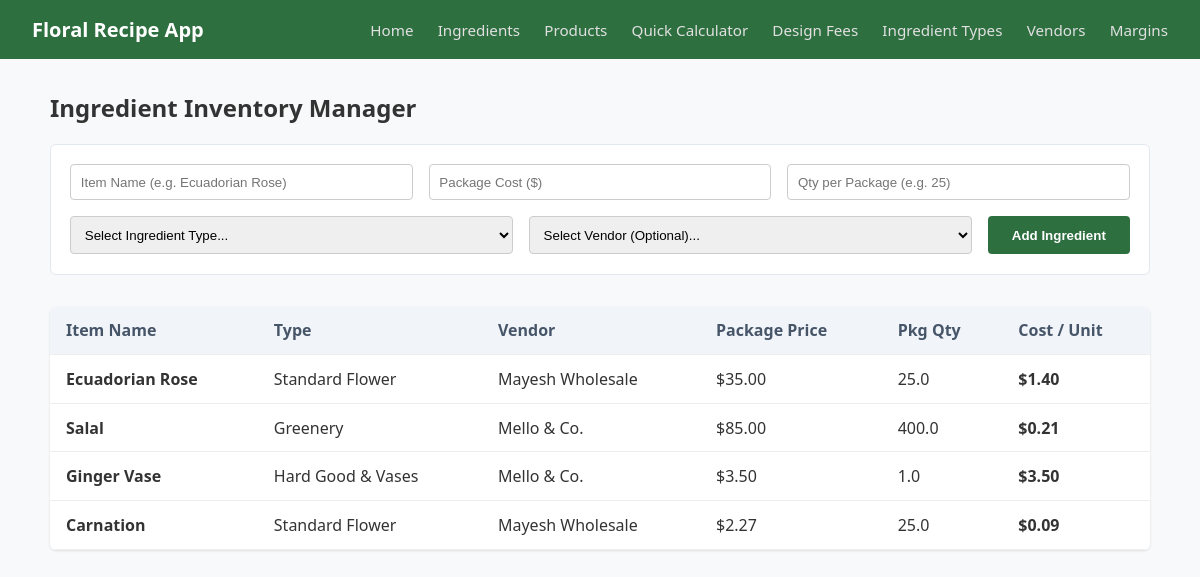
The page /ingredients on the database as committed earlier.
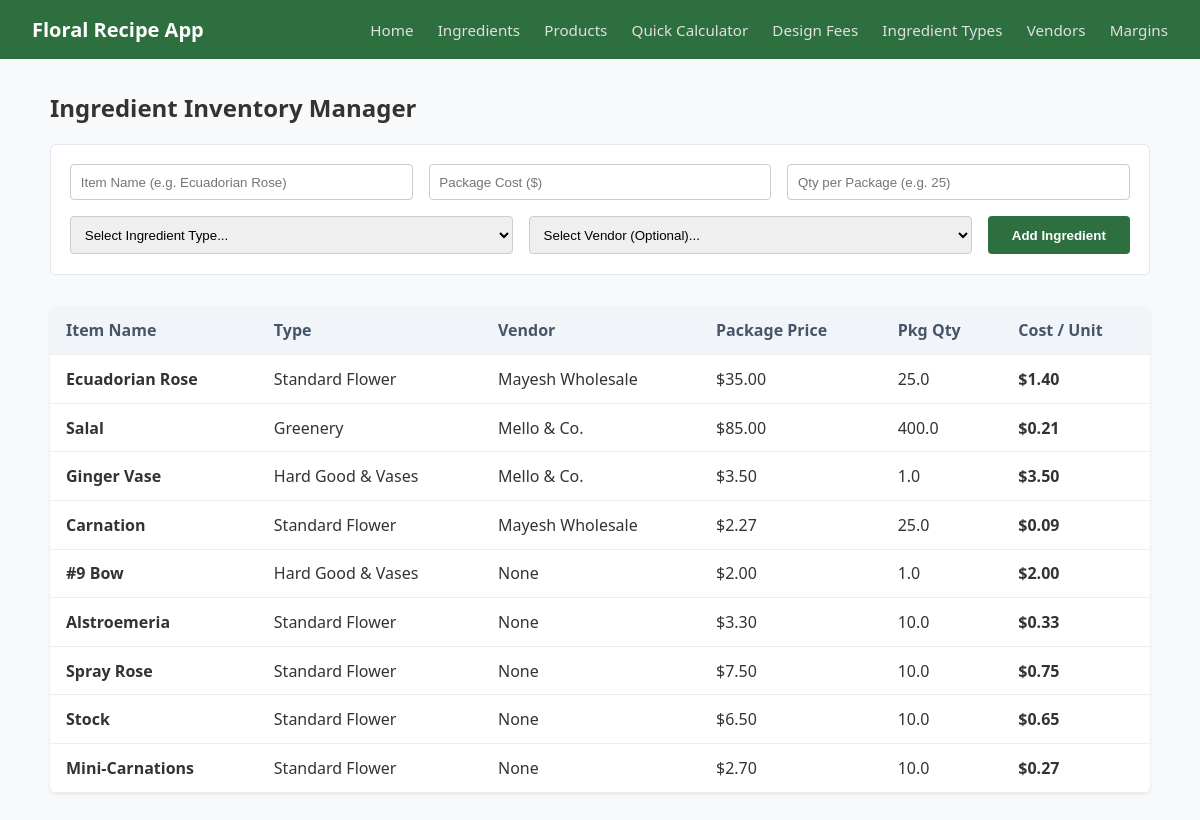
The same page on the database as committed later.
### models.py (models this page shows, shortened)
class Ingredient(db.Model):
    __tablename__ = 'ingredients'
    id = db.Column(db.Integer, primary_key=True)
    name = db.Column(db.String(100), nullable=False)
    cost_per_pkg = db.Column(db.Float, nullable=False)
    qty_per_pkg = db.Column(db.Float, nullable=False)
    ingredient_type_id = db.Column(db.Integer, db.ForeignKey('ingredient_types.id'), nullable=False)
    vendor_id = db.Column(db.Integer, db.ForeignKey('vendors.id'), nullable=True)

class IngredientType(db.Model):
    __tablename__ = 'ingredient_types'
    id = db.Column(db.Integer, primary_key=True)
    name = db.Column(db.String(50), nullable=False, unique=True) # e.g. Flower, Filler, Supply
    markup = db.Column(db.Float, default=4.0) # Multiplier
    ingredients = db.relationship('Ingredient', backref='type_info', lazy=True)

class Vendor(db.Model):
    __tablename__ = 'vendors'
    id = db.Column(db.Integer, primary_key=True)
    name = db.Column(db.String(100), nullable=False)
    ingredients = db.relationship('Ingredient', backref='vendor', lazy=True)

### app.py (the view, shortened to what this page needs)
@app.route('/ingredients', methods=['GET', 'POST'])
def ingredients():
    all_ingredients = models.Ingredient.query.all()
    all_types = models.IngredientType.query.all()
    all_vendors = models.Vendor.query.all()
    return render_template(
        'ingredients.html',
        ingredients=all_ingredients,
        types=all_types,
        vendors=all_vendors
    )

### templates/ingredients.html (shortened to what this page needs)
{% extends 'base.html' %}
{% block content %}
<h2>Ingredient Inventory Manager</h2>
<form method="POST" class="form-stacked">
    <div class="form-row">
        <input type="text" name="name" placeholder="Item Name (e.g. Ecuadorian Rose)" required>
        <input type="number" step="0.01" name="cost_per_pkg" placeholder="Package Cost ($)" required>
        <input type="number" step="0.1" name="qty_per_pkg" placeholder="Qty per Package (e.g. 25)" required>
    </div>
    <div class="form-row">
        <select name="ingredient_type_id" required>
            <option value="" disabled selected>Select Ingredient Type...</option>
        </select>
        <select name="vendor_id">
            <option value="">Select Vendor (Optional)...</option>
        </select>
        <button type="submit">Add Ingredient</button>
    </div>
</form>
<table class="data-table">
    <thead>
        <tr>
            <th>Item Name</th>
            <th>Type</th>
            <th>Vendor</th>
            <th>Package Price</th>
            <th>Pkg Qty</th>
            <th>Cost / Unit</th>
        </tr>
    </thead>
    <tbody>
        {% for item in ingredients %}
        <tr>
            <td><strong>{{ item.name }}</strong></td>
            <td>{{ item.type_info.name if item.type_info else 'N/A' }}</td>
            <td>{{ item.vendor.name if item.vendor.name else 'None' }}</td>
            <td>${{ "%.2f"|format(item.cost_per_pkg) }}</td>
            <td>{{ item.qty_per_pkg }}</td>
            <td><strong>${{ "%.2f"|format(item.cost_per_pkg / item.qty_per_pkg) }}</strong></td>
        </tr>
        {% else %}
        <tr><td colspan="6">No ingredients found in inventory. Add one above!</td></tr>
        {% endfor %}
    </tbody>
</table>
{% endblock %}

### templates/base.html (shortened to what this page needs)
<!DOCTYPE html>
<html lang="en">
<head>
    <link rel="stylesheet" href="{{ url_for('static', filename='css/main.css') }}">
</head>
<body>
    <header class="navbar">
        <div class="logo">
            <a href="{{ url_for('index') }}">Floral Recipe App</a>
        </div>
        <nav class="nav-links">
            <a href="{{ url_for('index') }}">Home</a>
            <a href="{{ url_for('ingredients') }}">Ingredients</a>
            <a href="{{ url_for('products') }}">Products</a>
            <a href="{{ url_for('temp_calculator') }}">Quick Calculator</a>
            <a href="{{ url_for('design_fees') }}">Design Fees</a>
            <a href="{{ url_for('ingredient_types') }}">Ingredient Types</a>
            <a href="{{ url_for('vendors') }}">Vendors</a>
            <a href="{{ url_for('profit_margins') }}">Margins</a>
        </nav>
    </header>
    <main class="container">
    {% block content %}{% endblock %}
    </main>
</body>
</html>

### static/css/main.css (style rules this page uses)
body { font-family: 'Segoe UI', 'Segoe UI', Tahoma, Geneva, Verdana, sans-serif; background-color: #f8f9fa; color: #333333; margin: 0; padding: 0; }
.navbar { display: flex; justify-content: space-between; align-items: center; background-color: #2e6f40; padding: 1rem 2rem; }
.navbar .logo a { color: #fff; font-size: 1.25rem; font-weight: bold; text-decoration: none; }
.navbar .nav-links a { color: #e0e0e0; text-decoration: none; margin-left: 1.25rem; font-size: 0.95rem; }
.container { max-width: 1100px; margin: 2rem auto; padding: 0 1 rem; }
.data-table { width: 100%; border-collapse: collapse; background: white; border-radius: 6px; overflow: hidden; box-shadow: 0 1px 3px rgba(0, 0, 0, 0.1); }
.data-table th, .data-table td { padding: 0.8rem 1rem; text-align: left; border-bottom: 1px solid #eee; }
.data-table th { background-color: #f1f5f9; color: #475569; }
.form-stacked { display: flex; flex-direction: column; gap: 1rem; margin-bottom: 2rem; background: #fff; padding: 1.2rem; border-radius: 6px; border: 1px solid #e2e8f0; }
.form-stacked .form-row { display: flex; gap: 1rem; }
.form-stacked .form-row input, .form-stacked .form-row select { padding: 0.6rem; border: 1px solid #ccc; border-radius: 4px; flex: 1; }
.form-stacked .form-row button { background-color: #2e6f40; color: white; border: none; padding: 0.6rem 1.5rem; border-radius: 4px; cursor: pointer; font-weight: bold; }

Rows that differ between the two databases and show on the page:
added Ingredient: name "#9 Bow", type_info "Hard Good & Vases", vendor "None", cost_per_pkg "2.00", qty_per_pkg "1.0", item.cost_per_pkg/item.qty_per_pkg "2.00"
added Ingredient: name "Alstroemeria", type_info "Standard Flower", vendor "None", cost_per_pkg "3.30", qty_per_pkg "10.0", item.cost_per_pkg/item.qty_per_pkg "0.33"
added Ingredient: name "Spray Rose", type_info "Standard Flower", vendor "None", cost_per_pkg "7.50", qty_per_pkg "10.0", item.cost_per_pkg/item.qty_per_pkg "0.75"
added Ingredient: name "Stock", type_info "Standard Flower", vendor "None", cost_per_pkg "6.50", qty_per_pkg "10.0", item.cost_per_pkg/item.qty_per_pkg "0.65"
added Ingredient: name "Mini-Carnations", type_info "Standard Flower", vendor "None", cost_per_pkg "2.70", qty_per_pkg "10.0", item.cost_per_pkg/item.qty_per_pkg "0.27"
